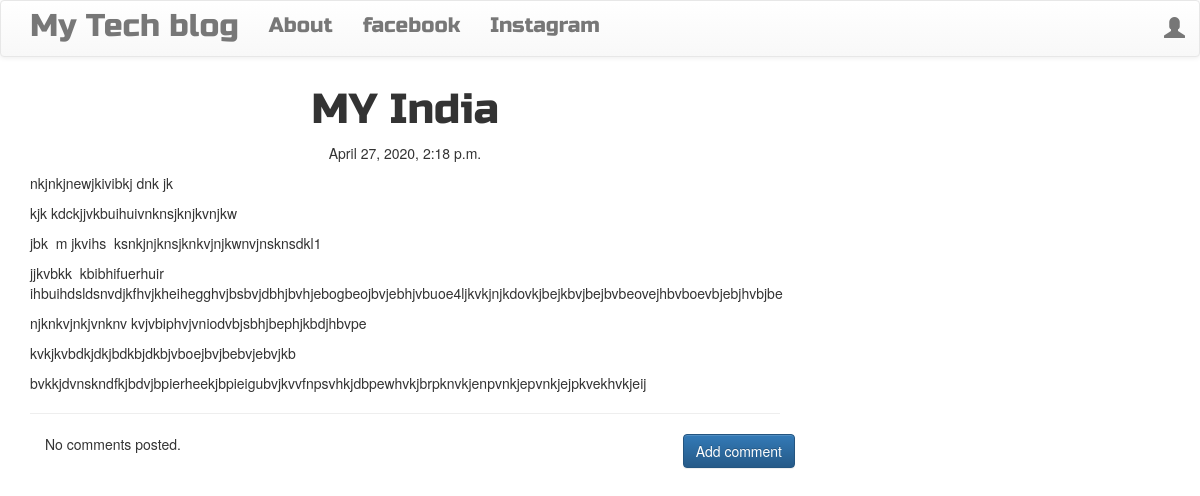
The app's page /post/4 with its own data.
### blog/models.py (models this page shows, shortened)
class Post(models.Model):
    author = models.ForeignKey('auth.User')
    title = models.CharField(max_length=200)
    text = models.TextField()
    created_date = models.DateTimeField(default=timezone.now)
    published_date = models.DateTimeField(blank=True, null=True)

### blog/views.py (the view)
# urls.py: url(r'^post/(?P<pk>\d+)$',views.PostDetailView.as_view(),name='post_detail'),
class PostDetailView(DetailView):
    model=Post

### blog/templates/blog/post_detail.html (shortened to what this page needs)
{% extends 'blog/base.html' %}
{% block content %}
        <h1 class='posttitle loader'>{{ post.title }}</h1>
        {% if post.published_date %}
            <div class="date postdate">
                {{ post.published_date }}
            </div>
        {% else %}
            <a class="btn btn-default" href="{% url 'post_publish' pk=post.pk %}">Publish</a>
        {% endif %}
      <p class='postcontent' >{{ post.text|safe|linebreaksbr }}</p>
  <hr>
  <a class="btn btn-primary btn-comment" href="{% url 'add_comment_to_post' pk=post.pk %}">Add comment</a>
  <div class="container">
  {% for comment in post.comments.all %}
  <br>
      {% if user.is_authenticated or comment.approved_comment %}
              {{ comment.created_date }}
              {% if not comment.approved_comment %}
                  <a class="btn btn-default" href="{% url 'comment_remove' pk=comment.pk %}"><span class="glyphicon glyphicon-remove"></span></a>
                  <a class="btn btn-default" href="{% url 'comment_approve' pk=comment.pk %}"><span class="glyphicon glyphicon-ok"></span></a>
              {% endif %}
          <p>{{ comment.text|safe|linebreaks }}</p>
          <p>Posted by: <strong>{{ comment.author }}</strong></p>
      {% endif %}
  {% empty %}
      <p>No comments posted.</p>
  {% endfor %}
</div>
{% endblock %}

### blog/templates/blog/base.html (shortened to what this page needs)
<!DOCTYPE html>
{% load staticfiles %}
<html>
    <head>
        <link rel="stylesheet" href="https://maxcdn.bootstrapcdn.com/bootstrap/3.3.7/css/bootstrap.min.css">
        <link rel="stylesheet" href="https://maxcdn.bootstrapcdn.com/bootstrap/3.3.7/css/bootstrap-theme.min.css">
        <link rel="stylesheet" href="//cdn.jsdelivr.net/medium-editor/latest/css/medium-editor.min.css" type="text/css" media="screen" charset="utf-8">
        <link rel="stylesheet" href="{% static 'css/blog.css' %}">
<body class='loader back'>
  <nav class="navbar navbar-default techfont custom-navbar">
    <div class="container">
      <ul class="nav navbar-nav">
        <li><a class='navbar-brand bigbrand' href="{% url 'post_list' %}">My Tech blog</a></li>
        <li><a href="{% url 'about'%}">About</a></li>
        <li><a href="https://www.facebook.com">facebook</a></li>
        <li><a href="https://www.instagram.com">Instagram</a></li>
      </ul>
      <ul class="nav navbar-nav navbar-right">
        {% if user.is_authenticated %}
        <li>
          <a href="{% url 'post_new' %}">New Post</a>
        </li>
        <li>
          <a href="{% url 'post_draft_list' %}">Drafts</a>
        </li>
        <li>
          <a href="{% url 'logout' %}" >Log out</a>
        </li>
        <li>
          <a >Welcome: {{ user.username }}</a>
        </li>
          {% else %}
          <li><a class='nav navbar-right' href="{% url 'login' %}" ><span class="glyphicon glyphicon-user"></span></a></li>
        {% endif %}
      </ul>
  </div>
</nav>
        <div class="content container">
            <div class="row">
                <div class="col-md-8">
                  <div class="blog_posts">
                    {% block content %}
                    {% endblock %}
                  </div>
                </div>
            </div>
        </div>
</body>
</html>

### blog/static/css/blog.css (style rules this page uses)
.techfont { font-family: 'Russo One', sans-serif; font-size: 1.5em; margin-bottom: 10px; }
.postdate { text-align: center; }
.posttitle { font-family: 'Russo One', sans-serif; font-size: 3em; text-align: center; }
.postcontent { font-family: 'Montserrat'; font-size: 1.5em; }
.btn-comment { position: absolute; right: 0px; }
.bigbrand { font-size: 1.5em; }
.loader { filter:hue-rotate(0deg); color: linear-gradient(45deg,#0f8,#08f); animation:hue 5000ms infinite linear; }

### records on screen
Post: title "MY India", published_date "April 27, 2020, 2:18 p.m.", text "nkjnkjnewjkivibkj dnk jk kjk kdckjjvkbuihuivnknsjknjkvnjkw jbk m jkvihs ksnkjnjknsjknkvjnjkwnvjnsknsdkl1 jjkvbkk kbibhifuerhuir ihbuihdsldsnvdjkfhvjkheihegghvjbsbvjdbhjbvhjebogbeojbvjebhjvbuoe4ljkvkjnjkdovkjbejkbvjbejbvbeovejhbvboevbjebjhvbjbe njknkvjnkjvnknv kvjvbiphvjvniodvbjsbhjbephjkbdjhbvpe kvkjkvbdkjdkjbdkbjdkbjvboejbvjbebvjebvjkb bvkkjdvnskndfkjbdvjbpierheekjbpieigubvjkvvfnpsvhkjdbpewhvkjbrpknvkjenpvnkjepvnkjejpkvekhvkjeij"
